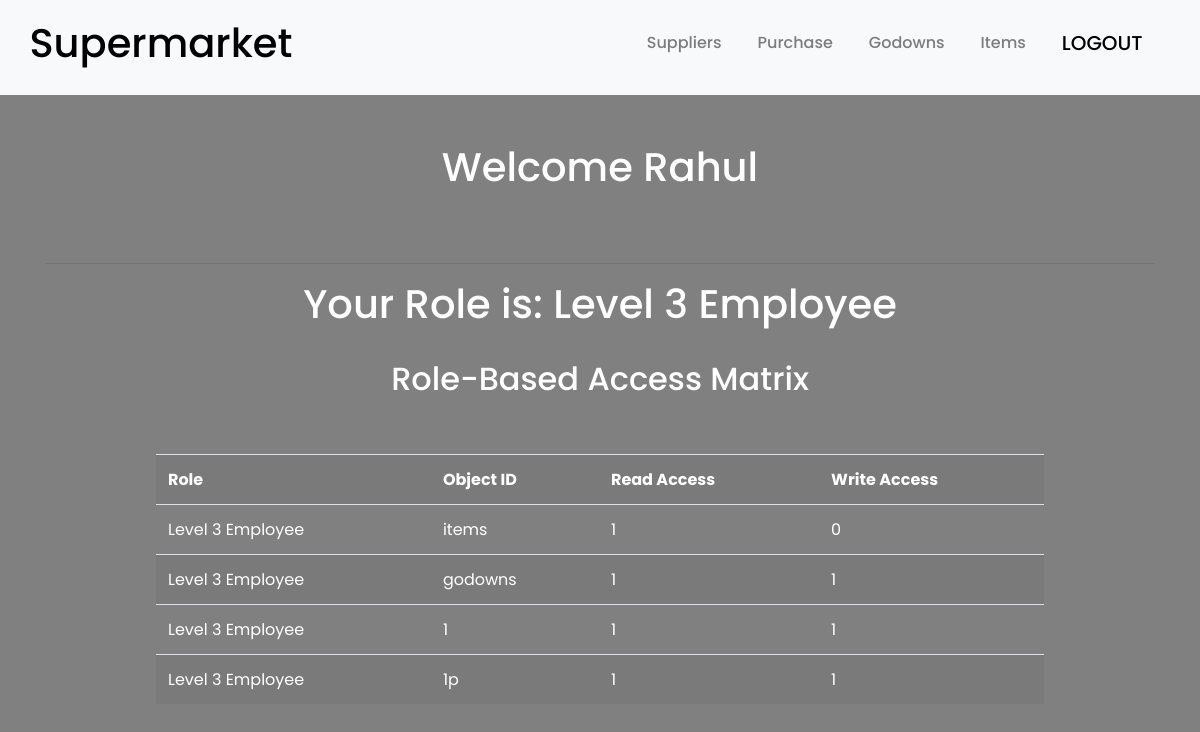
Screenshot of /home.php (signed in) with the database file from the repository.
### tables this page shows
CREATE TABLE `employee` (
  `Employee_ID` smallint(6) NOT NULL,
  `Employee_Name` varchar(20) NOT NULL,
  `Supervisor_ID` smallint(6) DEFAULT NULL,
  `Home_Number` varchar(10) NOT NULL,
  `Street` varchar(20) NOT NULL,
  `Pincode` int(6) NOT NULL,
  `Password` text NOT NULL,
  `Clearance` int(11) NOT NULL
);

CREATE TABLE `access_matrix` (
  `Roles` int(11) NOT NULL,
  `Objects_ID` text NOT NULL,
  `Read_Access` tinyint(1) NOT NULL,
  `Write_Access` tinyint(1) NOT NULL
);

### home.php (the view, shortened to what this page needs)
<?php include "head.php"; ?>
<div class="container">
		<?php
		$servername = "localhost";
		$username = "root";
		$password = "";
		$dbname = "supermarket_rbac";
		$Eid = $_SESSION['Eid'];
		$Role = $_SESSION['Role'];
		$mysqli = new mysqli($servername, $username, $password, $dbname);
		$sqlSelect="SELECT Employee_Name FROM employee where Employee_ID = $Eid";
		$result = $mysqli-> query ($sqlSelect);
		print'<center><h1> Welcome '.mysqli_fetch_array($result)[0].'</h1></center>';
		echo'<br><br><hr>';
		print'<center><h1> Your Role is: Level '.$Role.' Employee</h1></center>';
		echo'<br><h2>
		<center>Role-Based Access Matrix</center>
		</h2><br><br>';
		$access_sql = "SELECT * FROM Access_Matrix";
		$result = $mysqli->query($access_sql);
		if ($result->num_rows > 0) {
			echo "<table class = 'table table-hover table-striped'>
			<tr>
				<th>Role </th>
				<th>Object ID</th>
				<th>Read Access</th>
				<th>Write Access</th>
			</tr>";
			while($row = $result->fetch_assoc()) {
				echo "<tr>
					<td>Level ".$row["Roles"]." Employee</td>
					<td>".$row["Objects_ID"]."</td>
					<td>".$row["Read_Access"]."</td>
					<td>".$row["Write_Access"]."</td>
				</tr>";
			}
			echo "</table>";
		}
		else {
			echo "0 results";
		}
		?>
	<br>
</div>

### style.css (style rules this page uses)
.table { width: 80%; margin: 0 auto; }

### rows the page displays
employee: Employee_Name "Rahul"
access_matrix: Roles "3", Objects_ID "items", Read_Access "1", Write_Access "0"
access_matrix: Roles "3", Objects_ID "godowns", Read_Access "1", Write_Access "1"
access_matrix: Roles "3", Objects_ID "1", Read_Access "1", Write_Access "1"
access_matrix: Roles "3", Objects_ID "1p", Read_Access "1", Write_Access "1"

### other values shown
$Role "3"
